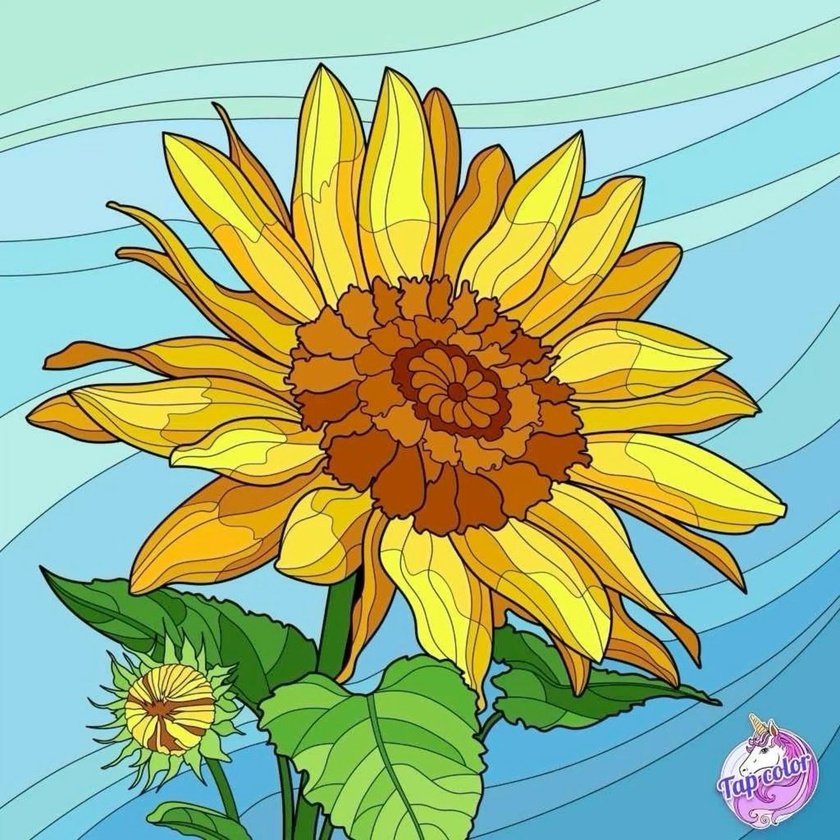
#> input picture week1/img/sunflower.jpg, 840 x 840 px, shrunk from 1440 x 1440 before the run, found by its file name
$ python week1.py
#> lines starting #> are read from the running program, lines starting #| are printed output that depends on the picture
import numpy as np
import cv2 as cv

file ='D:\Project\XLA-TGMT\week1\img\sunflower.jpg'
img = cv.imread(file)
#> img is the input picture: shape (840, 840, 3); mean B, G, R 136.6, 181.9, 158.8

# cv.imshow('Original', img)
cv.waitKey(0)

print(f'Original shape: {img.shape}')
#| Original shape: (840, 840, 3)
gray = cv.cvtColor(img, cv.COLOR_BGR2GRAY);
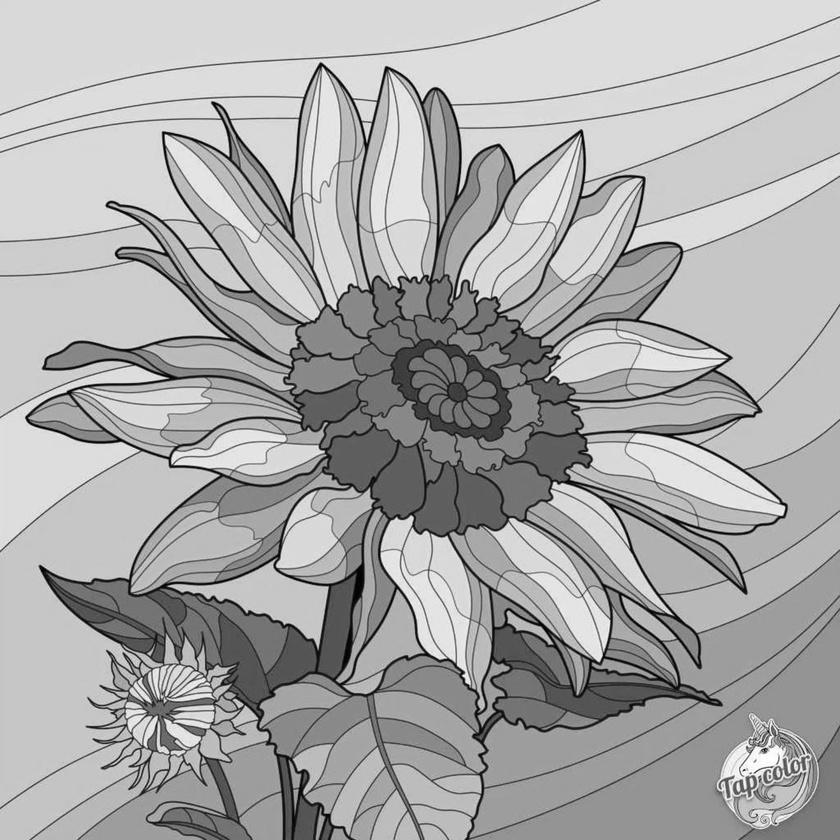
#> gray: shape (840, 840); min 0, max 255, mean 169.8
print(f'Gray shape: {gray.shape}')
#| Gray shape: (840, 840)

cv.imshow('Original', img)
cv.waitKey(0)
